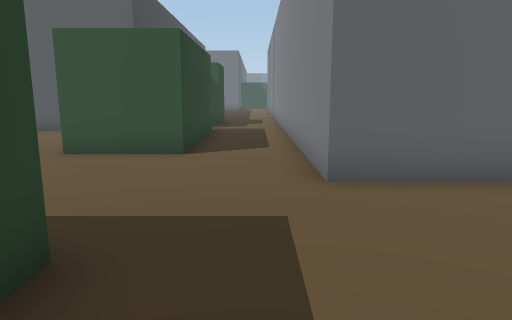
view 1 (above)

16 first-person views from a walk through a Unity game level. The camera is 1.2 m above the floor, tilts 10° down and sees 70° across. The floor is counted in squares, 1 m on a side. Each view is taken from the middle of a square. On the plan, view 1 faces up. The plan holds only what a view shows up to about 15 squares ahead; the rest is blank. The place goes on beyond the plan. The player is left out.

view 2
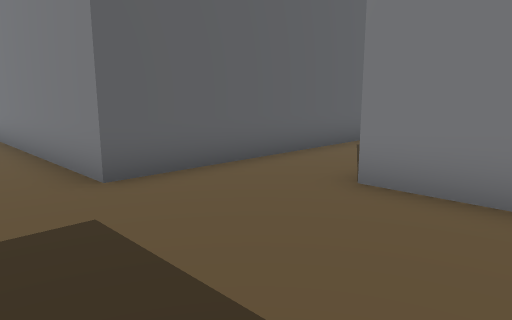

view 3
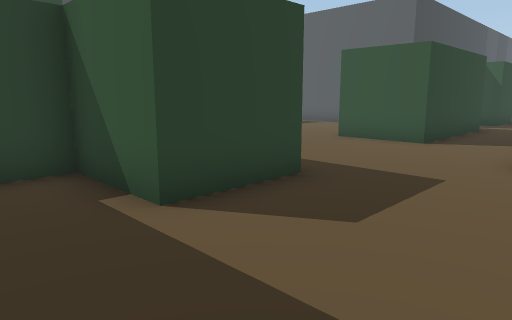

view 4
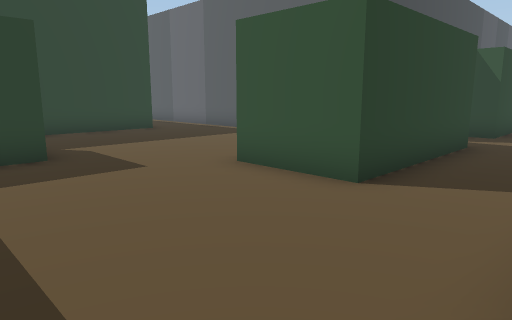

view 5
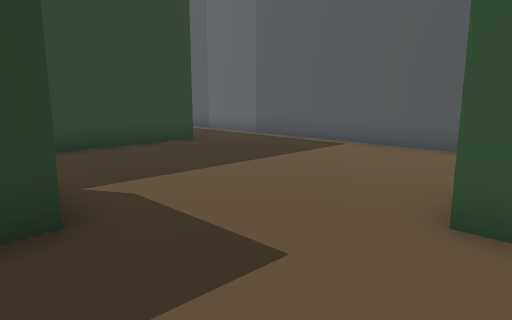

view 6
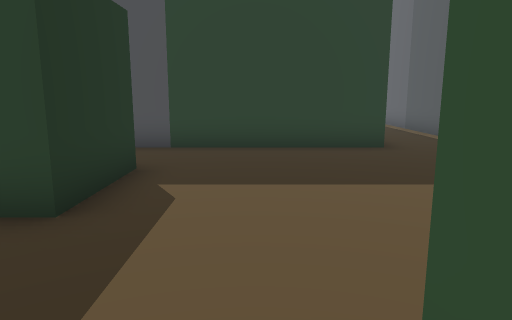

view 7
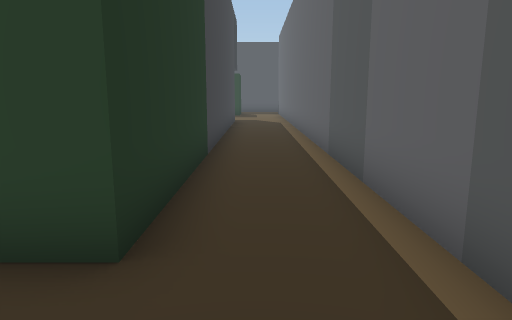

view 8
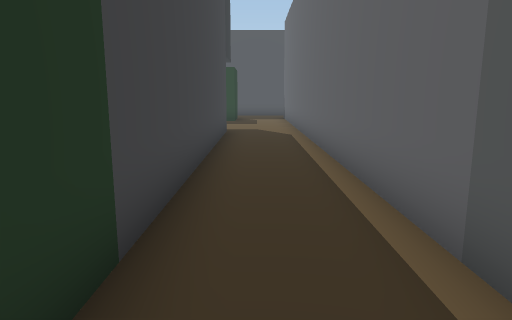

view 9
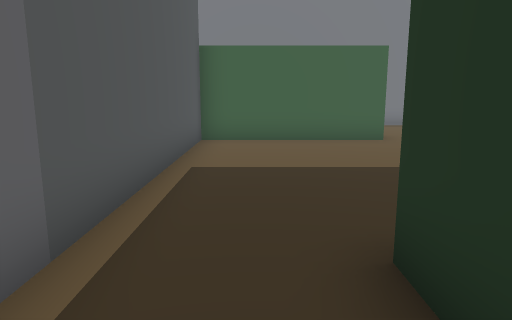

view 10
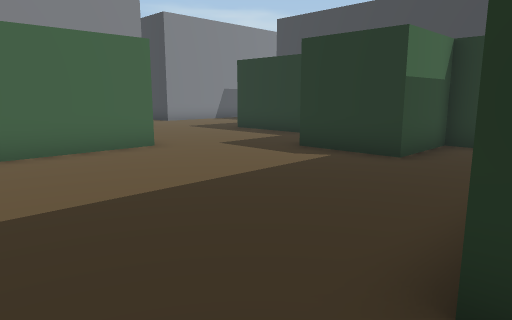

view 11
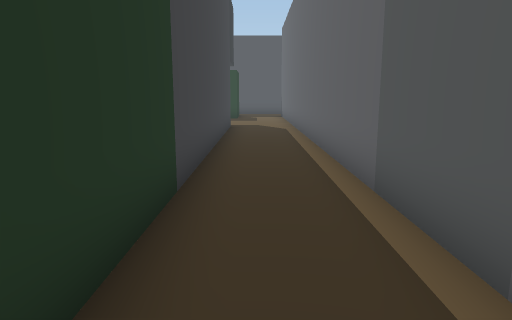

view 12
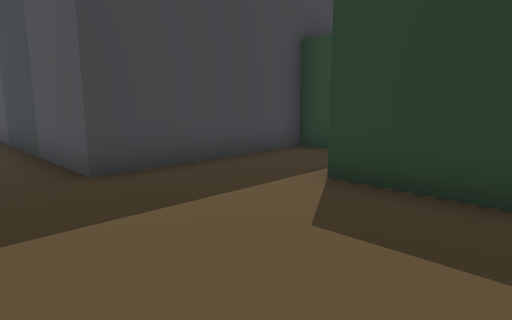

view 13
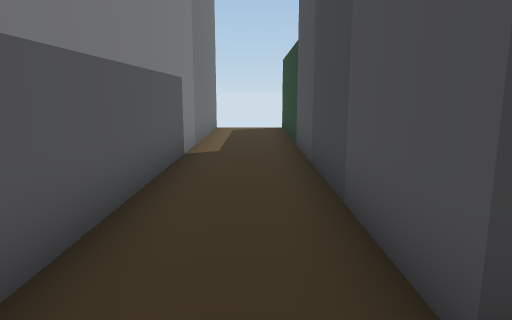

view 14
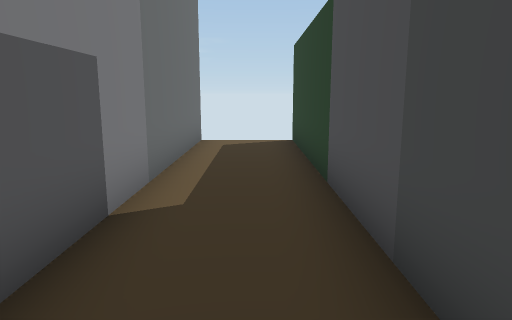

view 15
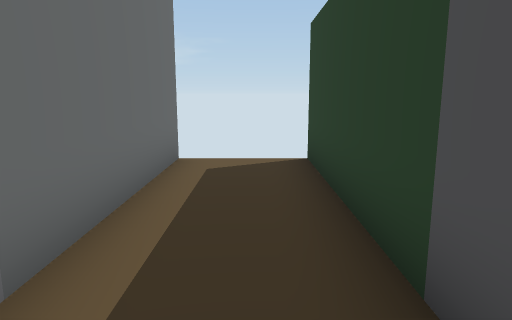

view 16
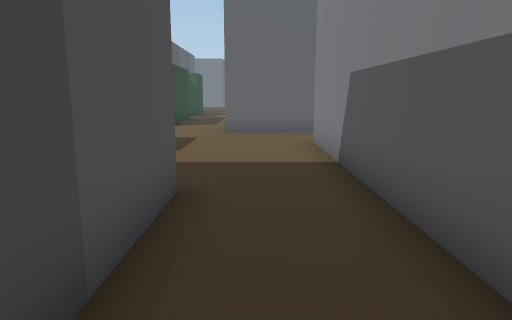

### Floor plan
Points are (right, up) in squares from view 1. A wall is a line through its corners. A room is listed if a view was taken in it or the views show most of it. See-through windows are left out.
Room 1 (views 1, 2, 3, 4, 12, 13, 14, 15, 16)
walls: (-1.5, 2.5) (-1.5, 0) (-4, 0) (-4, -2.5) (1, -2.5) (1, -15); (8.1, 5) (1, 5); (3.5, -15) (3.5, 2.5)
ways out: opening at (-0.5, 3.5) to room 2
Room 2 (views 5, 6, 7, 8, 9, 10, 11)
walls: (-9.8, 2.5) (-9, 2.5) (-9, 5) (-6.5, 5) (-6.5, 4.2); (-4.6, 2.5) (-1.5, 2.5); (-1.5, 7.5) (-4, 7.5) (-4, 12.5) (-26.5, 12.5); (1, 5) (1, 6.5); (-26.5, 10) (-11.5, 10) (-11.5, 4.1)
ways out: opening at (-0.5, 3.5) to room 1; opening at (-0.5, 7.5)

Where each view was taken, in squares from view 1:
view 1: 0 up, 0 right, facing up
view 2: 0 up, 1 left, facing up-right
view 3: 2 down, 2 right, facing up-left
view 4: 3 up, 1 right, facing up-left
view 5: 4 up, 3 left, facing up-left
view 6: 7 up, 3 left, facing left
view 7: 11 up, 9 left, facing left
view 8: 11 up, 14 left, facing left
view 9: 11 up, 14 left, facing right
view 10: 12 up, 12 left, facing down-right
view 11: 11 up, 12 left, facing left
view 12: 3 up, 3 right, facing down-left
view 13: 1 down, 2 right, facing down
view 14: 5 down, 2 right, facing down
view 15: 8 down, 2 right, facing down
view 16: 7 down, 2 right, facing up
